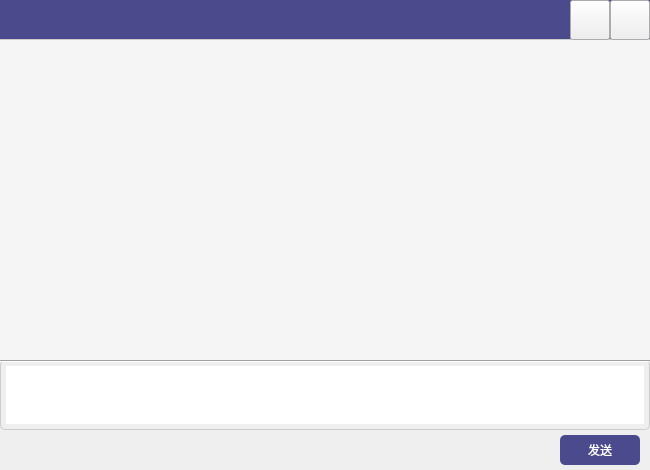
<?xml version="1.0" encoding="UTF-8"?>
<ui version="4.0">
 <class>chatClass</class>
 <widget class="QWidget" name="chatClass">
  <property name="geometry">
   <rect>
    <x>0</x>
    <y>0</y>
    <width>650</width>
    <height>470</height>
   </rect>
  </property>
  <property name="windowTitle">
   <string>chat</string>
  </property>
  <widget class="QWidget" name="chatAvatar" native="true">
   <property name="geometry">
    <rect>
     <x>0</x>
     <y>0</y>
     <width>650</width>
     <height>40</height>
    </rect>
   </property>
   <widget class="QLabel" name="chatAvatarLabel">
    <property name="geometry">
     <rect>
      <x>0</x>
      <y>0</y>
      <width>650</width>
      <height>40</height>
     </rect>
    </property>
    <property name="styleSheet">
     <string notr="true">  background-color: #4A4A8D; /* 背景色 */
    border-bottom: 1px solid #CCCCCC; /* 底部边框 */</string>
    </property>
    <property name="text">
     <string/>
    </property>
    <property name="alignment">
     <set>Qt::AlignmentFlag::AlignCenter</set>
    </property>
   </widget>
   <widget class="QPushButton" name="closeButton">
    <property name="geometry">
     <rect>
      <x>610</x>
      <y>0</y>
      <width>40</width>
      <height>40</height>
     </rect>
    </property>
    <property name="styleSheet">
     <string notr="true">
QPushButton:hover {
      background-color: red;
   }
QPushButton {
border-image: url(:/QQ/image/关闭 (1).png);
}</string>
    </property>
    <property name="text">
     <string/>
    </property>
   </widget>
   <widget class="QPushButton" name="miniButton">
    <property name="geometry">
     <rect>
      <x>570</x>
      <y>0</y>
      <width>40</width>
      <height>40</height>
     </rect>
    </property>
    <property name="styleSheet">
     <string notr="true">
    QPushButton:hover {
      background-color: rgba(255, 255, 255, 50);
    }
QPushButton{
border-image: url(:/QQ/image/最小化_2.png);
}</string>
    </property>
    <property name="text">
     <string/>
    </property>
   </widget>
  </widget>
  <widget class="QListWidget" name="chatListWidget">
   <property name="geometry">
    <rect>
     <x>0</x>
     <y>40</y>
     <width>650</width>
     <height>320</height>
    </rect>
   </property>
   <property name="styleSheet">
    <string notr="true">QListWidget#chatListWidget {
    background-color: #F5F5F5;
    border: none;
}</string>
   </property>
  </widget>
  <widget class="QWidget" name="widget_2" native="true">
   <property name="geometry">
    <rect>
     <x>0</x>
     <y>360</y>
     <width>650</width>
     <height>110</height>
    </rect>
   </property>
   <widget class="QTextEdit" name="chatInputText">
    <property name="geometry">
     <rect>
      <x>0</x>
      <y>0</y>
      <width>650</width>
      <height>70</height>
     </rect>
    </property>
    <property name="styleSheet">
     <string notr="true">QTextEdit#chatInputText {
    border: 1px solid #CCC;
    border-radius: 5px;
    padding: 5px;
}</string>
    </property>
   </widget>
   <widget class="QPushButton" name="sendButton">
    <property name="geometry">
     <rect>
      <x>560</x>
      <y>75</y>
      <width>80</width>
      <height>30</height>
     </rect>
    </property>
    <property name="styleSheet">
     <string notr="true">QPushButton#sendButton {
    background-color: #4A4A8D;
    color: white;
    border-radius: 5px;
}
QPushButton#sendButton:hover {
    background-color: #005A9E;
}</string>
    </property>
    <property name="text">
     <string>发送</string>
    </property>
   </widget>
   <widget class="Line" name="line">
    <property name="geometry">
     <rect>
      <x>0</x>
      <y>0</y>
      <width>650</width>
      <height>2</height>
     </rect>
    </property>
    <property name="orientation">
     <enum>Qt::Orientation::Horizontal</enum>
    </property>
   </widget>
  </widget>
 </widget>
 <layoutdefault spacing="6" margin="11"/>
 <resources>
  <include location="QQ.qrc"/>
 </resources>
 <connections/>
</ui>
